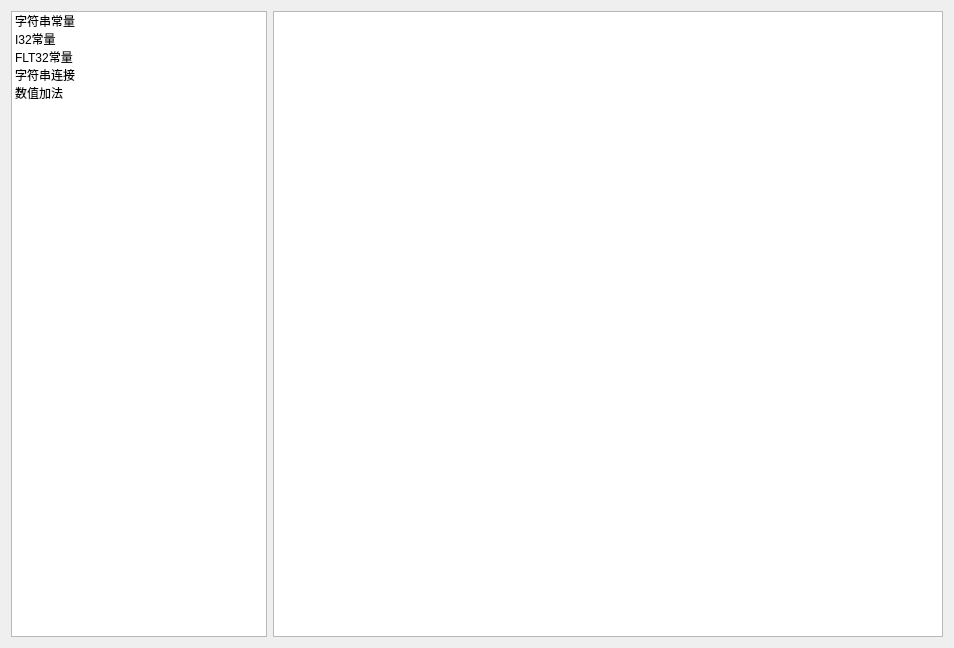
<?xml version="1.0" encoding="UTF-8"?>
<ui version="4.0">
 <class>QtLabViewTestClass</class>
 <widget class="QMainWindow" name="QtLabViewTestClass">
  <property name="geometry">
   <rect>
    <x>0</x>
    <y>0</y>
    <width>954</width>
    <height>648</height>
   </rect>
  </property>
  <property name="windowTitle">
   <string>LabView操作测试</string>
  </property>
  <widget class="QWidget" name="centralWidget">
   <layout class="QGridLayout" name="gridLayout">
    <item row="0" column="0">
     <widget class="QListWidget" name="lwNames">
      <property name="sizePolicy">
       <sizepolicy hsizetype="Preferred" vsizetype="Expanding">
        <horstretch>0</horstretch>
        <verstretch>0</verstretch>
       </sizepolicy>
      </property>
      <property name="minimumSize">
       <size>
        <width>240</width>
        <height>0</height>
       </size>
      </property>
      <property name="editTriggers">
       <set>QAbstractItemView::NoEditTriggers</set>
      </property>
      <property name="dragEnabled">
       <bool>true</bool>
      </property>
      <item>
       <property name="text">
        <string>字符串常量</string>
       </property>
      </item>
      <item>
       <property name="text">
        <string>I32常量</string>
       </property>
      </item>
      <item>
       <property name="text">
        <string>FLT32常量</string>
       </property>
      </item>
      <item>
       <property name="text">
        <string>字符串连接</string>
       </property>
      </item>
      <item>
       <property name="text">
        <string>数值加法</string>
       </property>
      </item>
     </widget>
    </item>
    <item row="0" column="1">
     <widget class="MObjectView" name="ovView">
      <property name="contextMenuPolicy">
       <enum>Qt::CustomContextMenu</enum>
      </property>
     </widget>
    </item>
   </layout>
  </widget>
 </widget>
 <layoutdefault spacing="6" margin="11"/>
 <customwidgets>
  <customwidget>
   <class>MObjectView</class>
   <extends>QGraphicsView</extends>
   <header>MLvView.h</header>
  </customwidget>
 </customwidgets>
 <resources>
  <include location="QtLabViewTest.qrc"/>
 </resources>
 <connections/>
</ui>
